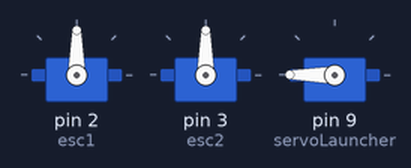
Simulated run of this sketch. Board: Arduino Uno, built with avr-gcc and run on an emulated ATmega328P. On the bench: 3 × servo.

Above: at 0.1 s.
At 5.6 s:
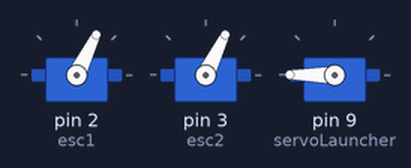
At 8.6 s:
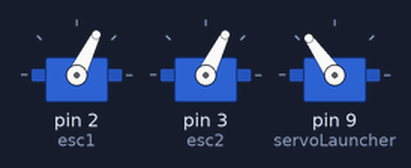
At 9.6 s:
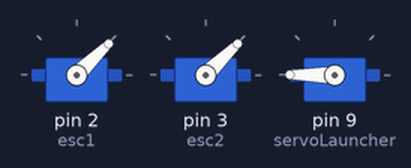
Timing chart, 0 to 11.1 s (numbered marks = the images above):
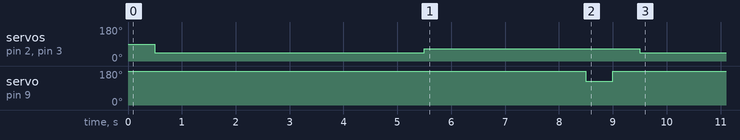

Measured:
- by itself, servo on pin 2 (esc1), servo on pin 3 (esc2): 90° → 44° at 0.50 s, → 64° 5.0 s later, → 44° 4.0 s later

The sketch:

servolauncherANDwheels.ino
```cpp
#include <Servo.h>

// Oggetti Servo
Servo esc1;
Servo esc2;
Servo servoLauncher;  // Servo Parallax per il lancio

// Angoli launcher
const int angle_Charge_deg = 185;
const int angle_Release_deg = 125;

void setup() {
  // Attacca i pin
  esc1.attach(2);
  esc2.attach(3);
  servoLauncher.attach(9); // Collega il servo Parallax al pin 10

  // 0. Posizione iniziale del launcher (carica)
  servoLauncher.write(angle_Charge_deg);
  delay(500);

  // 1. Arma gli ESC a 1000 µs (minimo)
  esc1.writeMicroseconds(1000);
  esc2.writeMicroseconds(1000);
  delay(5000); // Tempo per arming (sicurezza)

  // 2. Avvia le ruote a velocità media
  esc1.writeMicroseconds(1200);
  esc2.writeMicroseconds(1200);

  // 3. Aspetta 2 secondi prima del lancio
  delay(3000);

  // 4. Aziona il servo launcher per il lancio
  servoLauncher.write(angle_Release_deg); // Lancio
  delay(500);                             // Attendi il movimento
  servoLauncher.write(angle_Charge_deg);  // Ritorna in carica
  delay(500);

  // 5. Ferma le ruote
  esc1.writeMicroseconds(1000);
  esc2.writeMicroseconds(1000);
}

void loop() {
  // Nulla qui, esecuzione una tantum
}
```
